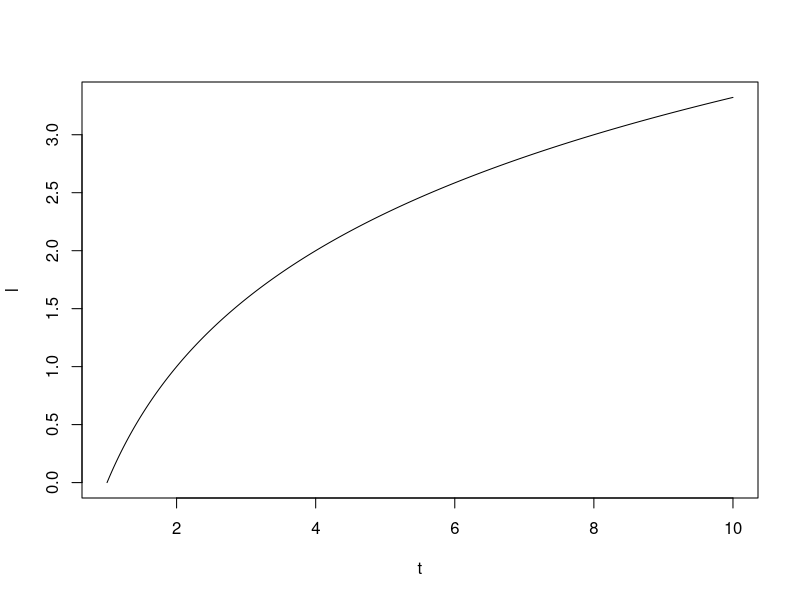
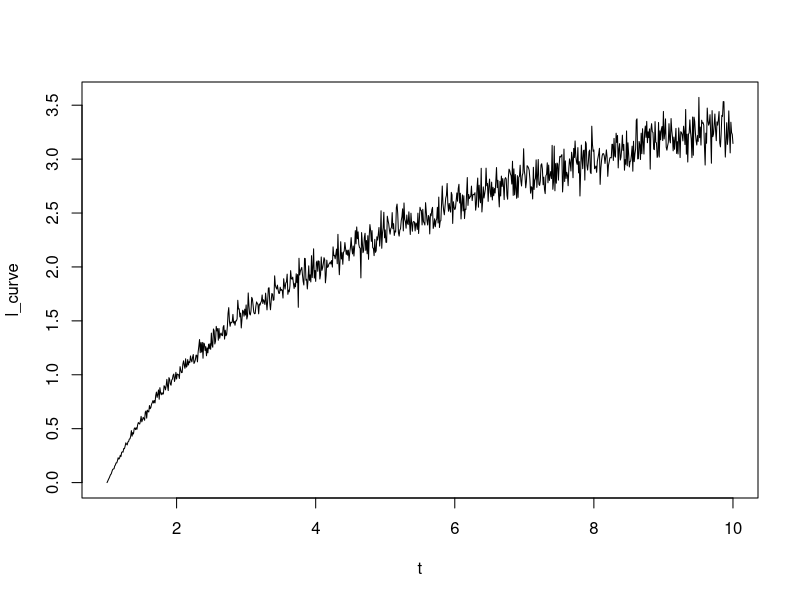

Source code (R) for these figures, in order:
# содание кривой

# загрузка библиотек 
library("ggplot2")  # графики

setwd("E:/GitHub/R/Curve") # рабочая директория

# содание базовой кривой
# t <- 1:1000
t <- seq(from = 1 , to = 10, by = 0.01 )
l <- log2(t)
plot(t,l,type = "l")

# введение помехи с нормальным распределением и дисперсией 1/25 от текущего значения
l_curve <-  rnorm(t, mean = l, sd = l/25)
plot(t,l_curve,type = "l")

# запись файла
d <- data.frame(t, l, l_curve)
write.csv(d, file = "data.csv")